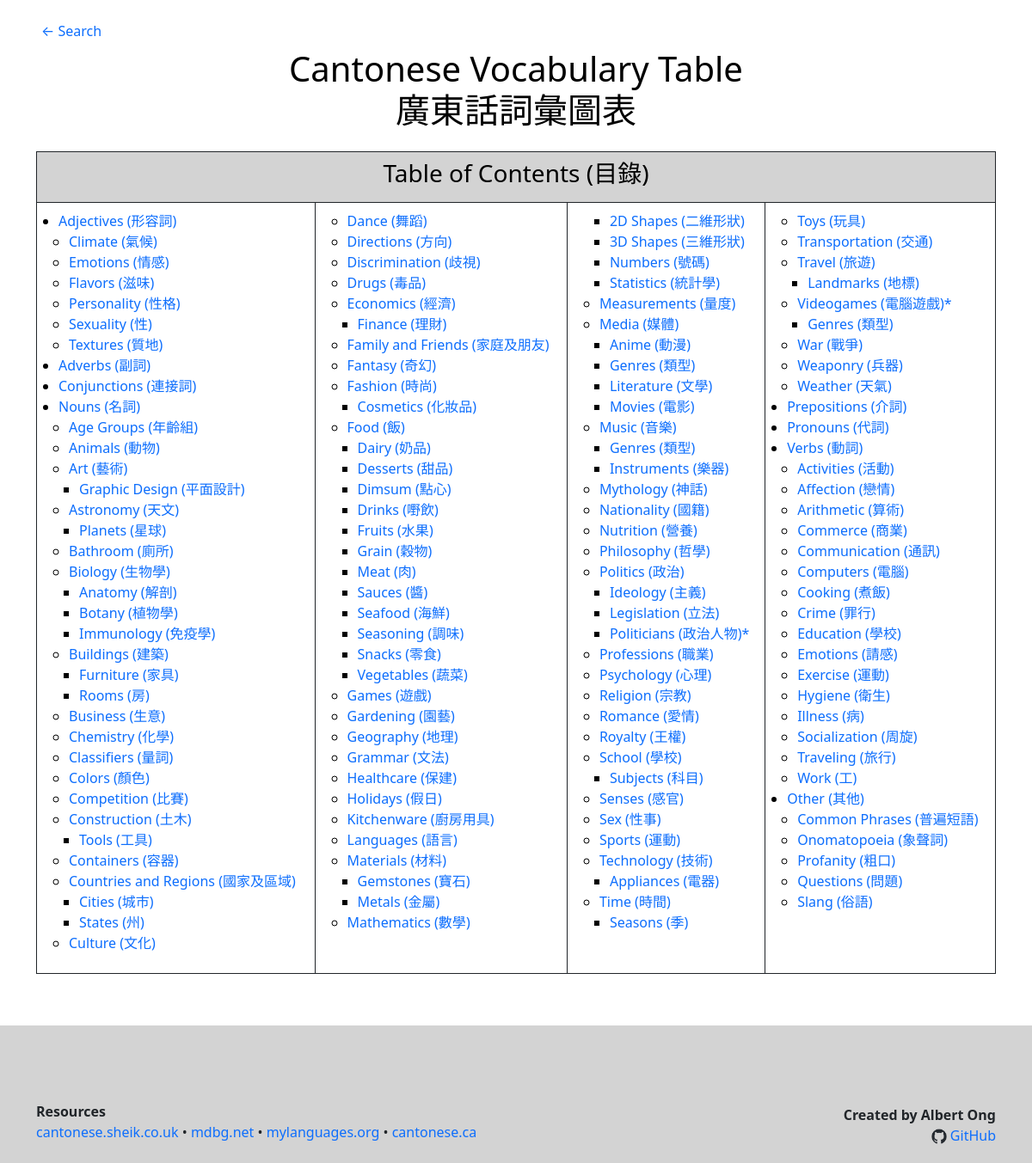
The app's page /pages/homepage.php, older data.
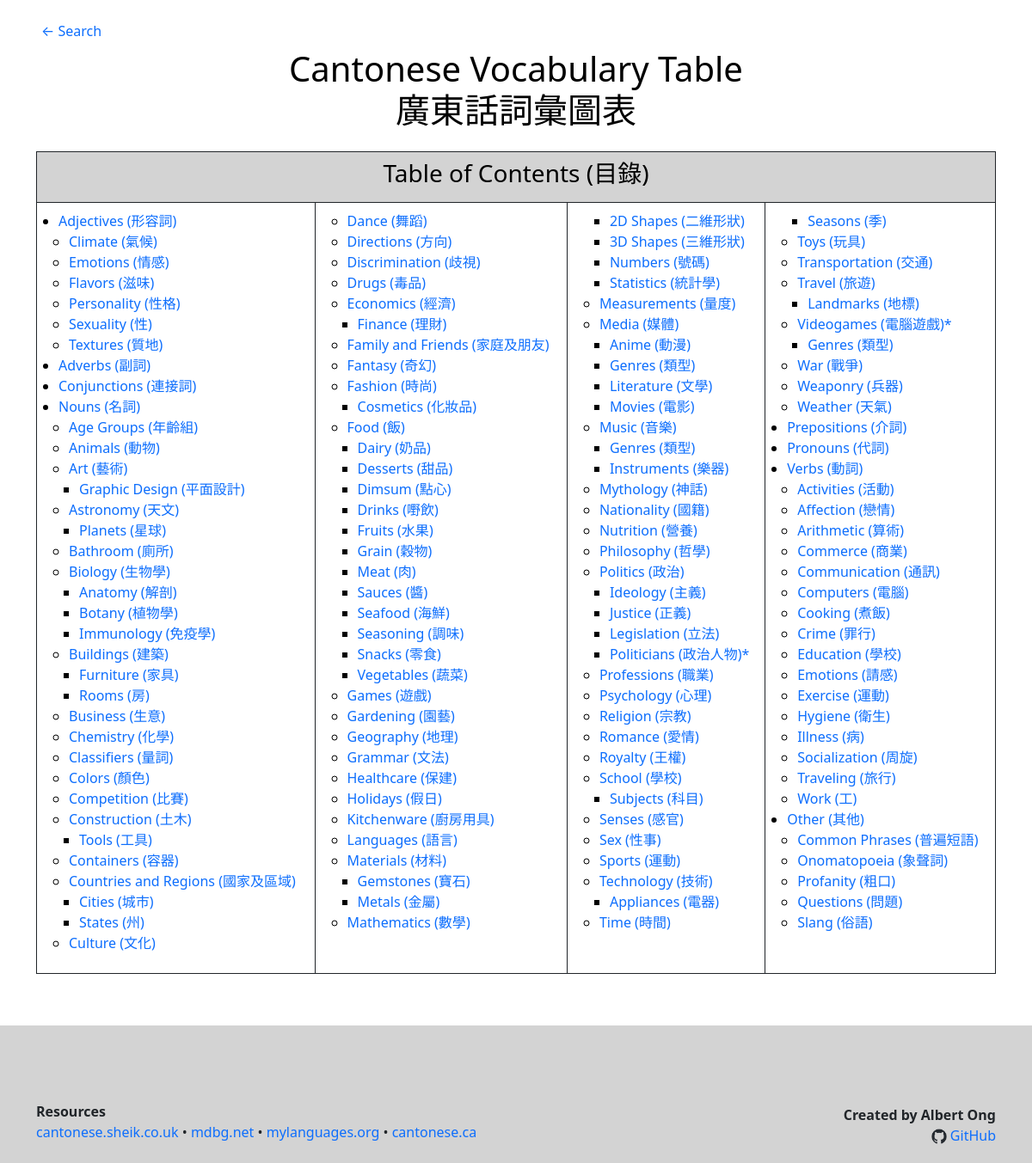
The same page, newer data.
### tables this page shows
CREATE TABLE "categories" (
	"name"	TEXT NOT NULL,
	"chinese"	TEXT NOT NULL,
	"parent"	TEXT,
	"parent2"	TEXT,
	"incomplete"	INTEGER DEFAULT 0, icon TEXT,
	PRIMARY KEY("name","parent","parent2")
);

### pages/homepage.php (the view, shortened to what this page needs)
<?php
function print_categories($categories, $count = 1, $tab = 0) {
  $db = new SQLite3('../database/database.db');
  $res = $db -> query("SELECT COUNT(*) FROM categories");
  $total_categories= $res -> fetchArray()[0];
  $is_head = $count == 1;
  if ($is_head) {
    echo "<td>";
  }
  echo "<ul>";
  while ($row = $categories -> fetchArray()) {
    $name = $row["name"];
    $chinese = $row["chinese"];
    $parent = $row["parent"];
    $parent2 = $row["parent2"];
    $incomplete = $row["incomplete"];
    $icon = $row["icon"];
    $dividing_indices = array();
    $columns = 4;
    for ($i = 1; $i < $columns; $i++) {
      $dividing_index = (floor($total_categories / $columns) * $i) + 2;
      array_push($dividing_indices, $dividing_index);
    }
    if (in_array($count, $dividing_indices)) {
        $head = str_repeat("</ul>\n", $tab + 1);
        $tail = str_repeat("<ul>\n", $tab + 1);
        echo "$head</td>\n<td>$tail";
    }
    $incomplete_tag = ($incomplete ? "<span title='incomplete'>*</span>" : "");
    $category_vars = "name=$name&parent=$parent&parent2=$parent2&chinese=$chinese&icon=$icon";
    echo "<li><a href='category.php?$category_vars'>$name ($chinese)$incomplete_tag</a></li>\n";
    $res = $db -> query("SELECT COUNT(*) FROM categories WHERE parent is '$name'");
    $has_subcategories = $res -> fetchArray()[0] != 0;
    if ($has_subcategories) {
      $query = "SELECT * FROM categories
                WHERE parent is '$name'
                ORDER BY name";
      $subcategories = $db -> query($query);
      $count = print_categories($subcategories, $count + 1, $tab + 1);
    }
    else {
      $count += 1;
    }
  }
  echo "</ul>\n";
  $is_tail = $count == $total_categories;
  return $count;
}
?>
<html>
<head>
<link href="https://cdn.jsdelivr.net/npm/bootstrap@5.0.2/dist/css/bootstrap.min.css" rel="stylesheet">
<link rel="stylesheet" href="../assets/custom.css">
</head>
<body>
<div class="mx-5 mt-4">
  <a href="search.php">← Search</a>
</div>
<h1 class="mt-2">Cantonese Vocabulary Table<br>廣東話詞彙圖表</h1>
<div class="container w-100">
  <table class="table table-bordered border-dark text-black mt-4 mb-5">
    <tr class="bg-lightgray">
      <td colspan="4"><h3>Table of Contents (目錄)</h3></td>
    </tr>
    <tr>
      <?php
      $db = new SQLite3('../database/database.db');
      $categories = $db -> query("SELECT * FROM categories WHERE parent IS NULL");
      print_categories($categories);
      ?>
    </tr>
  </table>
</div>
<nav class="navbar navbar-expand-lg navbar-light bg-lightgray h-20 d-flex align-items-end" style="margin-top: 5%;">
  <div class="container">
    <div class="navbar-collapse">
      <ul class="list-unstyled">
      <li><strong>Resources</strong></li>
      <li>
         <a target="_blank" href="http://www.cantonese.sheik.co.uk/">cantonese.sheik.co.uk</a>
       • <a target="_blank" href="https://www.mdbg.net/chinese/dictionary">mdbg.net</a>
       • <a target="_blank" href="http://mylanguages.org/learn_cantonese.php">mylanguages.org</a>
       • <a target="_blank" href="https://cantonese.ca/">cantonese.ca</a>
      </li>
      </ul>
      <div class="ms-auto mb-2 text-end">
        <strong>Created by Albert Ong</strong><br>
        <img src="../assets/github_icon.png" height="18px">
        <a class="ml-5" target="_blank" href="https://github.com/Albert-C-Ong/Cantonese-Vocabulary-Table">GitHub</a>
      </div>
    </div>
  </div>
</nav>
</body>
</html>

### assets/custom.css (style rules this page uses)
body { min-height: 100%; }
h1, h2, h3 { color: black; text-align: center; }
a { text-decoration: none; }
.bg-lightgray { background-color: lightgray; }
.h-20 { height: 20%; }
.text-black { color: black; }

### pages/homepage.php (style rules this page uses)
.table ul { margin-left: -15px; }
.table ul ul { margin-left: -20px; }

Row changes from the older to the newer data that the page shows:
added categories: name "Justice", chinese "正義", shown under "Politics"
